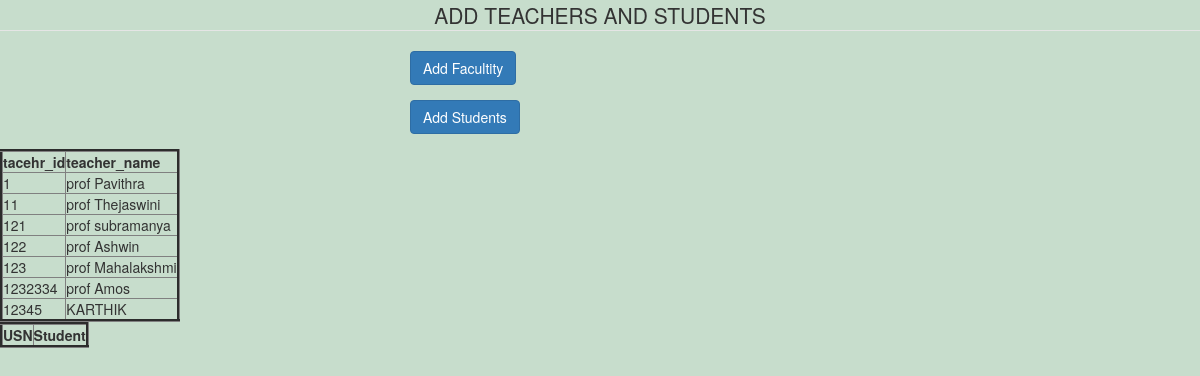
Page /adminfrontpage.php on the committed database.
### tables this page shows
CREATE TABLE `teacher` (
  `teacher_id` varchar(400) NOT NULL,
  `teacher_name` varchar(400) NOT NULL,
  `teacher_gender` varchar(400) NOT NULL,
  `password` varchar(400) NOT NULL
);

### adminfrontpage.php (the view, shortened to what this page needs)
<!DOCTYPE html>
<html lang="en">
<head>
  <link rel="stylesheet" href="https://maxcdn.bootstrapcdn.com/bootstrap/3.4.1/css/bootstrap.min.css">
</head>
<body style="background-color:#c7ddcc;">
<form align = "Left" class="form-horizontal" method="POST" action="">
<fieldset>
<legend align = "center" >ADD TEACHERS AND STUDENTS </legend>
<div class="form-group">
  <label class="col-md-4 control-label" for="singlebutton"></label>
  <div class="col-md-4">
    <button id="singlebutton" name="faculty" class="btn btn-primary">Add Facultity</button>
  </div>
</div>
<div class="form-group">
  <label class="col-md-4 control-label" for="singlebutton"></label>
  <div class="col-md-4">
    <button id="singlebutton" name="student" class="btn btn-primary">Add Students</button>
  </div>
</div>
</fieldset>
</form>
<?php
include 'Connection.php';
$all="select * from teacher";
$res=mysqli_query($con,$all);
echo "<table border=3 class='karthik'>";
echo "<tr> <th> tacehr_id </th> <th> teacher_name </th>  </tr>";
while($row=mysqli_fetch_array($res))
{
    echo "<tr>";
    echo "<td> ".$row ['teacher_id']."</td>";
     echo "<td>".$row['teacher_name']."</td>";
     echo "</tr>";
}
echo "<table border=3 class='karthik'>";
echo "<tr> <th> USN </th> <th> Student </th>  </tr>";
?>
</body>
</html>

### rows in the picture
teacher: teacher_id "1", teacher_name "prof Pavithra"
teacher: teacher_id "11", teacher_name "prof Thejaswini"
teacher: teacher_id "121", teacher_name "prof subramanya"
teacher: teacher_id "122", teacher_name "prof Ashwin"
teacher: teacher_id "123", teacher_name "prof Mahalakshmi"
teacher: teacher_id "1232334", teacher_name "prof Amos"
teacher: teacher_id "12345", teacher_name "KARTHIK"
